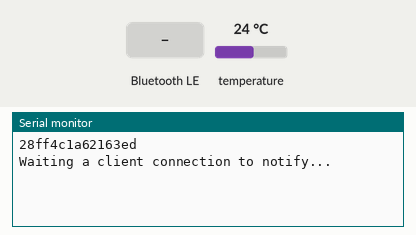
Simulated run of this program. Board: ESP32. Shown: the last lines printed to the serial monitor. The test bench sets the inputs (shaded band); at power-on: temperature 24 °C. EEPROM starts erased; nothing arrives over Bluetooth unless stated; a phone connects over Bluetooth LE 3 s after start.

Above: at 2.1 s.
2.2 s: Bluetooth LE write "1" received
At 3.3 s:
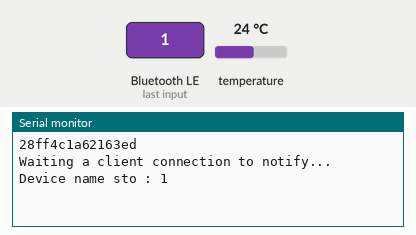
5.3 s: Bluetooth LE write "1" received
At 5.51 s:
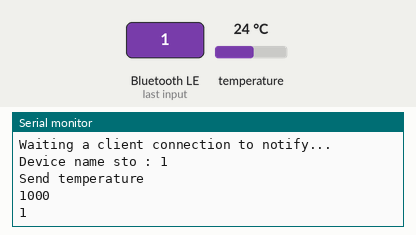
6.8 s: Bluetooth LE write "1" received
At 7.03 s:
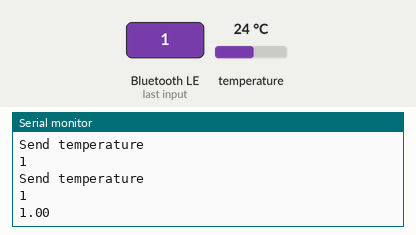
8.3 s: Bluetooth LE write "5" received
At 8.56 s:
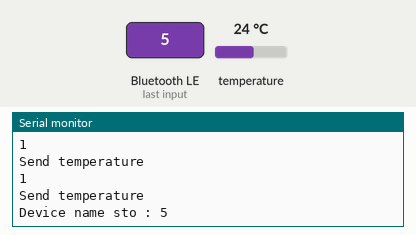
9.8 s: Bluetooth LE write "5" received
At 10.06 s:
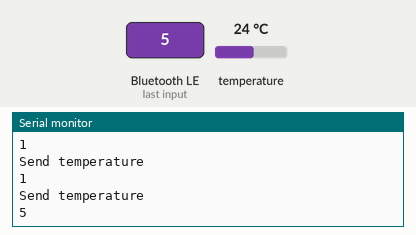
11.3 s: Bluetooth LE write "5" received
At 11.58 s:
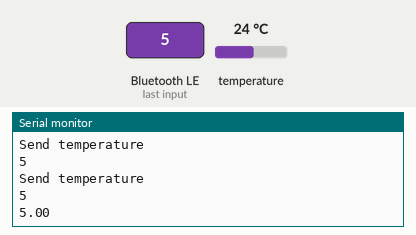
Timing chart, 0 to 13.8 s (numbered marks = the images above; inputs shaded):
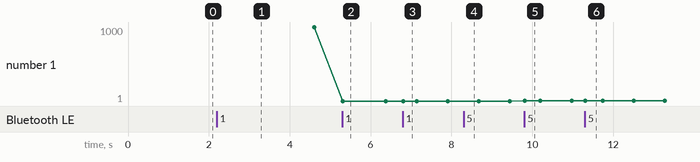

Measured:
- after the input at 2.2 s, the serial monitor: prints a new line after 0.05 s (image 1)
- after the input at 5.3 s, the serial monitor: prints a new line at once (image 2)
- after the input at 6.8 s, the serial monitor: prints a new line at once (image 3)
- after the input at 8.3 s, the serial monitor: prints a new line after 0.05 s (image 4)
- after the input at 9.8 s, the serial monitor: prints a new line at once (image 5)
- after the input at 11.3 s, the serial monitor: prints a new line at once (image 6)
- plotted number 1: 1000 → 1 after the input at 5.3 s

The program:

main.cpp
```cpp
/*


   Create a server for BLE sensor

   The design of creating the BLE server is:
   1. Create a BLE Server
   2. Create a BLE Service
   3. Create a BLE Characteristic on the Service
   4. Create a BLE Descriptor on the characteristic
   5. Start the service.
   6. Start advertising.
*/
#include <Arduino.h>
#include <BLEDevice.h>
#include <BLEServer.h>
#include <BLEUtils.h>
#include <BLE2902.h>
#include <OneWire.h>
#include <DallasTemperature.h>
#include <EEPROM.h>
// #include <iostream>
// #include <string>

// EETROM adress
#define EEPROM_SIZE 40
uint8_t deviceNameAddressStart = 0;
uint8_t deviceNameAddressEND = 20;
uint8_t intervalOfMeasurementAddress = 20;
uint8_t calibrationAAddress = 25;
uint8_t calibrationBAddress = 30;
uint8_t IsNotFirstRunAddress = 39;

// Base value
char deviceName[20];                // Device name of sensor
DeviceAddress sensorSerial;         // Serial number of sensor
unsigned int intervalOfMeasurement; // Interval of measurement
float calibration_a;                // Parameter of calibration a
float calibration_b;                // Parameter of calibration b

// Temperature sensor
OneWire oneWire(15); // 15 pin of data DS18B20
DallasTemperature sensors(&oneWire);
char temperature;
bool deviceConnected;

void writeCharToEEPROM(char *charToWrite, int addressStart, int addressEND)
{
  int j = 0;
  for (int i = addressStart; i < addressEND; i++)
  {
    EEPROM.write(i, charToWrite[j]);
    j++;
    EEPROM.commit();
  }
}

void readCharToEEPROM(char *charForStore, int addressStart, int addressEND)
{
  for (int i = addressStart; i < addressEND; i++)
  {
    charForStore[i] = char(EEPROM.read(i));
  }
}

// See the following for generating UUIDs:
// https://www.uuidgenerator.net/
#define SERVICE_UUID "13012F00-F8C3-4F4A-A8F4-15CD926DA146" // UART service UUID
#define CHARACTERISTIC_UUID_INTERVAL_MEASUREMENT "13012F01-F8C3-4F4A-A8F4-15CD926DA146"
#define CHARACTERISTIC_UUID_CALIBRATION_A "13012F02-F8C3-4F4A-A8F4-15CD926DA146"
#define CHARACTERISTIC_UUID_CALIBRATION_B "13012F08-F8C3-4F4A-A8F4-15CD926DA146"
#define CHARACTERISTIC_UUID_SENSOR_SERIAL "13012F06-F8C3-4F4A-A8F4-15CD926DA146"
#define CHARACTERISTIC_UUID_DEVICE_NAME "13012F07-F8C3-4F4A-A8F4-15CD926DA146"
#define CHARACTERISTIC_UUID_TEMPERATURE "1d17cffa-ddea-45d5-bb06-0c56b404e224"

BLECharacteristic *TemperatureCharacteristic;

// header function
float getTemperature();   // Read temperature of sensor
void notifyTemperature(); // Notify temperature

void initEEPROM()
{
  // setup EEPROM after the fist run
  if (int(EEPROM.read(IsNotFirstRunAddress)) == 1)
  {
    // read value in EEPROM

    // reade device name
    readCharToEEPROM(deviceName, deviceNameAddressStart, deviceNameAddressEND); // read device name

    // read intervalOfMeasurement
    intervalOfMeasurement = EEPROM.readUInt(intervalOfMeasurementAddress);

    // read calibration A
    calibration_a = EEPROM.readFloat(calibrationAAddress);

    // read calibration B
    calibration_b = EEPROM.readFloat(calibrationBAddress);
  }
  else
  {
    // set default value in EEPROM

    // for device name
    char deviceName[20] = "Sonde BLE";
    writeCharToEEPROM(deviceName, deviceNameAddressStart, deviceNameAddressEND);

    // write default Interval of measurement
    intervalOfMeasurement = 1000;
    EEPROM.writeUInt(intervalOfMeasurementAddress, intervalOfMeasurement);

    // write default calibration a
    calibration_a = 1.0;
    EEPROM.writeFloat(calibrationAAddress, calibration_a);

    // write default calibration b
    calibration_b = 0.0;
    EEPROM.writeFloat(calibrationBAddress, calibration_b);

    // Change value IsNotFirstRun => 1 for save is not the fisrt run
    EEPROM.write(IsNotFirstRunAddress, 1);

    // Save modification
    EEPROM.commit();
  }
}

void setValueDefaultOrEetrom()
{
  // read device name
  // String deviceNameTemp;
  // EEPROM.get(deviceNameAddress, deviceNameTemp);
  // Serial.print("Read device Name : ");
  // Serial.println(deviceNameTemp);
  // if (deviceNameTemp.length() > 0)
  // {
  //   deviceName = deviceNameTemp;
  // }

  // Interval of measurement
  unsigned int intervalOfMeasurementTemp;
  EEPROM.get(intervalOfMeasurementAddress, intervalOfMeasurementTemp);
  Serial.print("Read interval measurement : ");
  Serial.println(intervalOfMeasurementTemp);
  if (intervalOfMeasurementTemp > 30)
  {
    intervalOfMeasurement = intervalOfMeasurementTemp;
  }

  // Calibration a
  float calibration_a_temp;
  EEPROM.get(calibrationAAddress, calibration_a_temp);
  Serial.print("Read calibration a : ");
  Serial.println(calibration_a_temp);
  if (calibration_a_temp)
  {
    calibration_a = calibration_a_temp;
  }
}

// Convert float to char to be send by BLE
char *convertFloatToString(float value)
{
  char *valueChar = new char[8];
  dtostrf(value, 1, 2, valueChar);
  return valueChar;
}

// Convert int to char to be sens by BLE
char *convertIntergerToChar(int value)
{
  char *valueChar = new char[8];
  itoa(value, valueChar, 10);
  return valueChar;
}

// Get sensor adress
String GetDeviceAddressToString()
{

  uint8_t address[8];
  String dataString;

  if (oneWire.search(address))
  {
    oneWire.search(address);
    for (uint8_t i = 0; i < 8; i++)
    {
      dataString += String(address[i], HEX);
    }
  }
  return dataString;
}

// Define Server Callbacks
class MyServerCallbacks : public BLEServerCallbacks
{
  void onConnect(BLEServer *pServer)
  {
    deviceConnected = true;
  };

  void onDisconnect(BLEServer *pServer)
  {
    deviceConnected = false;
  }
};

// Define Characteristique Callbacks
class DeviceNameCharacteristicCallbacks : public BLECharacteristicCallbacks
{
  void onWrite(BLECharacteristic *pCharacteristic)
  {
    std::string value = pCharacteristic->getValue();

    if (value.length() > 0 && value.length() <= 20)
    {
      const char *deviceNameTemp = value.c_str();
      strcpy(deviceName, deviceNameTemp);

      // for (int i = 0; i < sizeof(deviceName); i++)
      // {
      //   if (i < sizeof(deviceNameTemp))
      //   {
      //     deviceName[i] = deviceNameTemp[i];
      //   }
      //   else
      //   {
      //     deviceName[i] = " ";
      //   }
      // }

      Serial.print("Device name sto : ");
      Serial.println(deviceName);

      // storage value in eetrom
      writeCharToEEPROM(deviceName, deviceNameAddressStart, deviceNameAddressEND);
    }
  }
};

class IntervalCharacteristicCallbacks : public BLECharacteristicCallbacks
{
  void onWrite(BLECharacteristic *pCharacteristic)
  {
    std::string value = pCharacteristic->getValue();
    if (value.length() > 0)
    {
      String StringValue = value.c_str();
      Serial.println(StringValue);
      if (StringValue.toInt())
      {
        intervalOfMeasurement = StringValue.toInt();

        // storage value in eetrom
        EEPROM.writeUInt(intervalOfMeasurementAddress, intervalOfMeasurement);
        EEPROM.commit();
      }
    }
  }
};

class CalibrationACharacteristicCallbacks : public BLECharacteristicCallbacks
{
  void onWrite(BLECharacteristic *pCharacteristic)
  {
    std::string value = pCharacteristic->getValue();
    if (value.length() > 0)
    {
      String StringValue = value.c_str();
      Serial.println(StringValue);
      calibration_a = StringValue.toFloat();
      Serial.println(calibration_a);

      // storage value in eetrom
      EEPROM.writeFloat(calibrationAAddress, calibration_a);
      EEPROM.commit();
    }
  }
};

class CalibrationBCharacteristicCallbacks : public BLECharacteristicCallbacks
{
  void onWrite(BLECharacteristic *pCharacteristic)
  {
    std::string value = pCharacteristic->getValue();
    if (value.length() > 0)
    {
      String StringValue = value.c_str();
      calibration_b = StringValue.toFloat();
      Serial.println(calibration_b);

      // storage value in eetrom
      EEPROM.writeFloat(calibrationBAddress, calibration_b);
      EEPROM.commit();
    }
  }
};

void setup()
{
  Serial.begin(115200); // run serial communication
  sensors.begin();      // start ic2 service
  sensors.requestTemperatures();

  // Start eeprom
  EEPROM.begin(EEPROM_SIZE);

  // set value default or eetrom
  // setValueDefaultOrEetrom();
  initEEPROM();

  // read serial number of sensor
  if (sensors.getDeviceCount() > 0)
  {
    sensors.getAddress(sensorSerial, 0);
  }

  // Create the BLE Device
  BLEDevice::init(std::string(deviceName)); // create and give name off ble device

  // Create the BLE Server
  BLEServer *pServer = BLEDevice::createServer();
  pServer->setCallbacks(new MyServerCallbacks());

  // Create the BLE Service
  BLEService *pService = pServer->createService(SERVICE_UUID);

  // Create characteristic for device name
  BLECharacteristic *DeviceNameCharacteristic = pService->createCharacteristic(
      CHARACTERISTIC_UUID_DEVICE_NAME,
      BLECharacteristic::PROPERTY_READ |
          BLECharacteristic::PROPERTY_WRITE);

  DeviceNameCharacteristic->setCallbacks(new DeviceNameCharacteristicCallbacks());
  DeviceNameCharacteristic->setValue(std::string(deviceName));

  // Create characteristic for interval of measurement
  BLECharacteristic *IntervalOfMeasurementCharacteristic = pService->createCharacteristic(
      CHARACTERISTIC_UUID_INTERVAL_MEASUREMENT,
      BLECharacteristic::PROPERTY_READ |
          BLECharacteristic::PROPERTY_WRITE);

  IntervalOfMeasurementCharacteristic->setCallbacks(new IntervalCharacteristicCallbacks());
  IntervalOfMeasurementCharacteristic->setValue(convertIntergerToChar(intervalOfMeasurement));

  // Create characteristic for calibration a
  BLECharacteristic *CalibrationACharacteristic = pService->createCharacteristic(
      CHARACTERISTIC_UUID_CALIBRATION_A,
      BLECharacteristic::PROPERTY_READ |
          BLECharacteristic::PROPERTY_WRITE);

  CalibrationACharacteristic->setCallbacks(new CalibrationACharacteristicCallbacks());
  CalibrationACharacteristic->setValue(convertFloatToString(calibration_a));

  // Create characteristic for calibration a
  BLECharacteristic *CalibrationBCharacteristic = pService->createCharacteristic(
      CHARACTERISTIC_UUID_CALIBRATION_B,
      BLECharacteristic::PROPERTY_READ |
          BLECharacteristic::PROPERTY_WRITE);

  CalibrationBCharacteristic->setCallbacks(new CalibrationBCharacteristicCallbacks());
  CalibrationBCharacteristic->setValue(convertFloatToString(calibration_b));

  // Create characteristic for sensor serial
  BLECharacteristic *sensorSerialCharacteristic = pService->createCharacteristic(
      CHARACTERISTIC_UUID_SENSOR_SERIAL,
      BLECharacteristic::PROPERTY_READ);

  // Get address of sensors
  String strSerial;
  while (strSerial == "")
  {
    delay(100);
    strSerial = GetDeviceAddressToString();
    Serial.println(strSerial);
  }

  sensorSerialCharacteristic->setValue(std::string(strSerial.c_str()));

  // Create characteristic for notif temperature
  TemperatureCharacteristic = pService->createCharacteristic(
      CHARACTERISTIC_UUID_TEMPERATURE,
      BLECharacteristic::PROPERTY_NOTIFY);

  TemperatureCharacteristic->addDescriptor(new BLE2902());

  // Start the service
  pService->start();

  // Start advertising
  pServer->getAdvertising()->start();
  Serial.println("Waiting a client connection to notify...");
}

void loop()
{
  if (deviceConnected == true)
  {
    Serial.println("Send temperature");
    notifyTemperature();
    Serial.println(intervalOfMeasurement);
    delay(intervalOfMeasurement);
  }
}

// define fonction

float getTemperature()
{
  sensors.requestTemperatures();
  return sensors.getTempCByIndex(0) * calibration_a + calibration_b;
}

void notifyTemperature()
{
  TemperatureCharacteristic->setValue(convertFloatToString(getTemperature()));
  TemperatureCharacteristic->notify();
}
```
